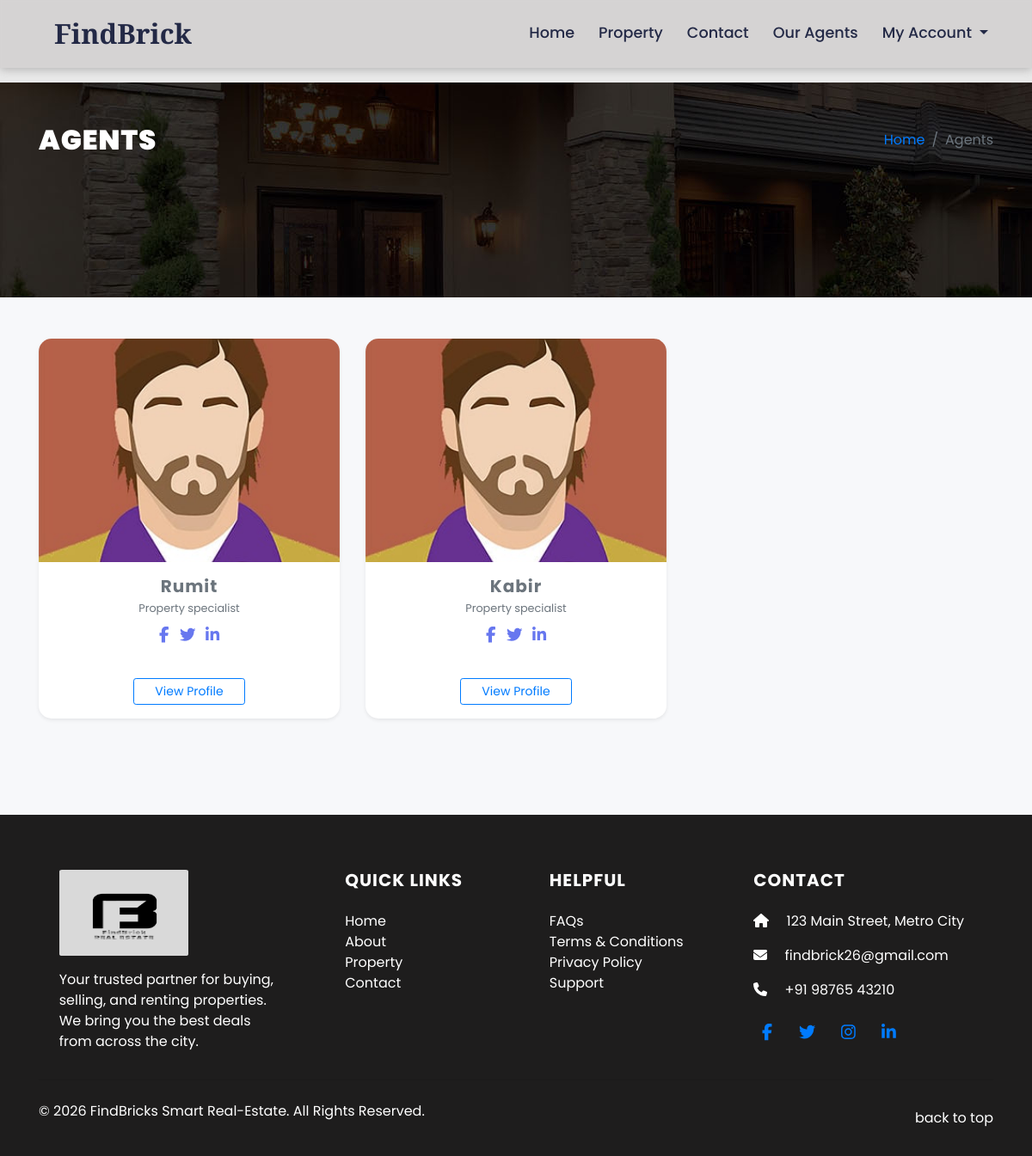
Screenshot of /FindBrick-Smart-Real-EState/agent.php (signed in) with the database file from the repository.
### tables this page shows
CREATE TABLE `agent` (
  `id` int(11) UNSIGNED NOT NULL,
  `user_id` int(10) UNSIGNED NOT NULL,
  `name` varchar(100) NOT NULL,
  `utype` varchar(20) DEFAULT 'agent',
  `phone` varchar(20) NOT NULL,
  `email` varchar(100) NOT NULL,
  `image` varchar(255) DEFAULT NULL,
  `specialty` varchar(100) DEFAULT 'Property specialist',
  `city` varchar(100) DEFAULT NULL,
  `bio` text DEFAULT NULL,
  `facebook` varchar(255) DEFAULT 'https://facebook.com',
  `twitter` varchar(255) DEFAULT 'https://twitter.com',
  `linkedin` varchar(255) DEFAULT 'https://linkedin.com/in',
  `created_at` timestamp NOT NULL DEFAULT current_timestamp()
);

### FindBrick-Smart-Real-EState/agent.php (the view, shortened to what this page needs)
<?php
include("session-check.php");
$page = isset($_GET['page']) ? max((int)$_GET['page'], 1) : 1;
$limit = 9;
$offset = ($page - 1) * $limit;
$stmt = $conn->prepare("SELECT * FROM agent ORDER BY id DESC LIMIT ?, ?");
$stmt->bind_param("ii", $offset, $limit);
$stmt->execute();
$result = $stmt->get_result();
$agents = [];
while ($row = $result->fetch_assoc()) $agents[] = $row;
?>
<!DOCTYPE html>
<html lang="en">
<head>
    <link rel="stylesheet" href="package/bootstrap/dist/css/bootstrap.min.css">
    <link rel="stylesheet" href="css/all.min.css">
    <link rel="stylesheet" href="css/style.css">
    <link rel="stylesheet" href="css/header.css">
</head>
<body>
    <div id="page-wrapper">
        <?php include("include/header.php"); ?>
        <br><br><br><br>
        <div class="banner-full-row page-banner" style="background-image:url('images/breadcromb.jpg'); min-height: 250px;">
            <div class="container">
                <div class="row align-items-center py-5">
                    <div class="col-md-6">
                        <h2 class="page-name text-white text-uppercase mb-0"><b>Agents</b></h2>
                    </div>
                    <div class="col-md-6">
                        <nav aria-label="breadcrumb" class="float-md-right">
                            <ol class="breadcrumb bg-transparent m-0 p-0">
                                <li class="breadcrumb-item text-white"><a href="index.php">Home</a></li>
                                <li class="breadcrumb-item active">Agents</li>
                            </ol>
                        </nav>
                    </div>
                </div>
            </div>
        </div>
        <div class="full-row py-5" style="background: #f7f8fa;">
            <div class="container">
                <div class="row" id="agent-list">
                    <?php
                    if ($agents) {
                        foreach ($agents as $row) {
                            $img = htmlspecialchars($row['image'] ?? 'images/team/default.jpg');
                            $name = htmlspecialchars($row['name']);
                            $specialty = htmlspecialchars($row['specialty'] ?? '');
                            $city = htmlspecialchars($row['city'] ?? '');
                            $agent_id = (int)$row['id'];
                            $desc = htmlspecialchars($row['bio'] ?? '');
                            echo '
                    <div class="col-md-6 col-lg-4 mb-4">
                        <div class="card agent-card shadow-sm h-100">
                            <a href="agentdetail.php?id=' . $agent_id . '">
                                <img src="admin/' . $img . '" class="agent-avatar" alt="' . $name . '">
                            </a>
                            <div class="card-body text-center p-3">
                                <h5 class="mb-1"><a class="text-secondary hover-text-primary" href="agentdetail.php?id=' . $agent_id . '">' . $name . '</a></h5>
                                <div class="small text-muted mb-1">' . ($specialty ?: 'Real Estate Agent') . '</div>
                                <div class="small text-primary mb-2">' . ($city ?: '') . '</div>
                                <div class="agent-social mb-2">';
                            if (!empty($row['facebook'])) echo '<a href="' . htmlspecialchars($row['facebook']) . '" target="_blank" title="Facebook"><i class="fab fa-facebook-f"></i></a>';
                            if (!empty($row['twitter'])) echo '<a href="' . htmlspecialchars($row['twitter']) . '" target="_blank" title="Twitter"><i class="fab fa-twitter"></i></a>';
                            if (!empty($row['linkedin'])) echo '<a href="' . htmlspecialchars($row['linkedin']) . '" target="_blank" title="LinkedIn"><i class="fab fa-linkedin-in"></i></a>';
                            echo '
                                </div>
                                <div class="small text-muted">' . substr($desc, 0, 80) . (strlen($desc) > 80 ? '...' : '') . '</div>
                            </div>
                            <div class="card-footer bg-transparent text-center border-0 pb-3">
                                <a href="agentdetail.php?id=' . $agent_id . '" class="btn btn-outline-primary btn-sm px-4">View Profile</a>
                            </div>
                        </div>
                    </div>
                    ';
                        }
                    } else {
                        echo '<div class="col-12 text-center text-muted py-5">No agents found.</div>';
                    }
                    ?>
                </div>
                <div class="row">
                    <div class="col-12">
                    </div>
                </div>
            </div>
        </div>
        <?php include("include/footer.php"); ?>
    </div>
</body>
</html>

### FindBrick-Smart-Real-EState/css/style.css (style rules this page uses)
body { font-family: 'Poppins', Arial, Helvetica, sans-serif; font-size: 1rem; background: #e9e9e9; color: #232946; }
h1, h2, h3, h4, h5, h6 { font-weight: 700; letter-spacing: 1px; }

### FindBrick-Smart-Real-EState/agent.php (style rules this page uses)
.agent-card { transition: box-shadow .3s; border-radius: 15px; overflow: hidden; background: #fff; border: none; }
.agent-avatar { width: 100%; height: 260px; object-fit: cover; background: #f1f1f1; }
.agent-social a { color: #6777ef; margin: 0 6px; font-size: 1.15rem; transition: color .2s; }

### rows the page displays
agent: image (picture), name "Rumit", specialty "Property specialist"
agent: image (picture), name "Kabir", specialty "Property specialist"
